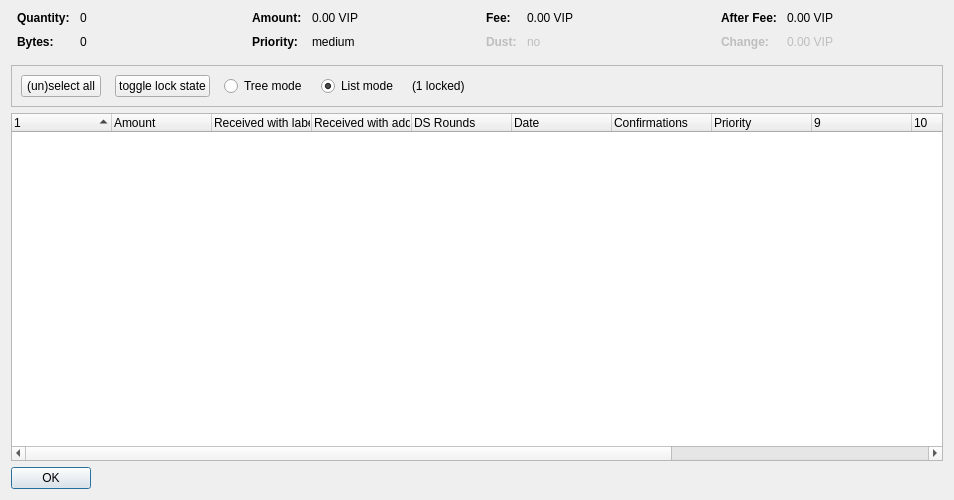
<?xml version="1.0" encoding="UTF-8"?>
<ui version="4.0">
 <class>CoinControlDialog</class>
 <widget class="QDialog" name="CoinControlDialog">
  <property name="geometry">
   <rect>
    <x>0</x>
    <y>0</y>
    <width>954</width>
    <height>500</height>
   </rect>
  </property>
  <property name="windowTitle">
   <string>Coin Selection</string>
  </property>
  <layout class="QVBoxLayout" name="verticalLayout">
   <item>
    <layout class="QHBoxLayout" name="horizontalLayoutTop" stretch="0,0,0,0">
     <property name="topMargin">
      <number>0</number>
     </property>
     <property name="bottomMargin">
      <number>10</number>
     </property>
     <item>
      <layout class="QFormLayout" name="formLayoutCoinControl1">
       <property name="horizontalSpacing">
        <number>10</number>
       </property>
       <property name="verticalSpacing">
        <number>10</number>
       </property>
       <property name="leftMargin">
        <number>6</number>
       </property>
       <property name="rightMargin">
        <number>6</number>
       </property>
       <item row="0" column="0">
        <widget class="QLabel" name="labelCoinControlQuantityText">
         <property name="font">
          <font>
           <weight>75</weight>
           <bold>true</bold>
          </font>
         </property>
         <property name="text">
          <string>Quantity:</string>
         </property>
        </widget>
       </item>
       <item row="0" column="1">
        <widget class="QLabel" name="labelCoinControlQuantity">
         <property name="cursor">
          <cursorShape>IBeamCursor</cursorShape>
         </property>
         <property name="contextMenuPolicy">
          <enum>Qt::ActionsContextMenu</enum>
         </property>
         <property name="text">
          <string notr="true">0</string>
         </property>
         <property name="textInteractionFlags">
          <set>Qt::LinksAccessibleByMouse|Qt::TextSelectableByKeyboard|Qt::TextSelectableByMouse</set>
         </property>
        </widget>
       </item>
       <item row="1" column="0">
        <widget class="QLabel" name="labelCoinControlBytesText">
         <property name="font">
          <font>
           <weight>75</weight>
           <bold>true</bold>
          </font>
         </property>
         <property name="text">
          <string>Bytes:</string>
         </property>
        </widget>
       </item>
       <item row="1" column="1">
        <widget class="QLabel" name="labelCoinControlBytes">
         <property name="cursor">
          <cursorShape>IBeamCursor</cursorShape>
         </property>
         <property name="contextMenuPolicy">
          <enum>Qt::ActionsContextMenu</enum>
         </property>
         <property name="text">
          <string notr="true">0</string>
         </property>
         <property name="textInteractionFlags">
          <set>Qt::LinksAccessibleByMouse|Qt::TextSelectableByKeyboard|Qt::TextSelectableByMouse</set>
         </property>
        </widget>
       </item>
      </layout>
     </item>
     <item>
      <layout class="QFormLayout" name="formLayoutCoinControl2">
       <property name="horizontalSpacing">
        <number>10</number>
       </property>
       <property name="verticalSpacing">
        <number>10</number>
       </property>
       <property name="leftMargin">
        <number>6</number>
       </property>
       <property name="rightMargin">
        <number>6</number>
       </property>
       <item row="0" column="0">
        <widget class="QLabel" name="labelCoinControlAmountText">
         <property name="font">
          <font>
           <weight>75</weight>
           <bold>true</bold>
          </font>
         </property>
         <property name="text">
          <string>Amount:</string>
         </property>
        </widget>
       </item>
       <item row="0" column="1">
        <widget class="QLabel" name="labelCoinControlAmount">
         <property name="cursor">
          <cursorShape>IBeamCursor</cursorShape>
         </property>
         <property name="contextMenuPolicy">
          <enum>Qt::ActionsContextMenu</enum>
         </property>
         <property name="text">
          <string notr="true">0.00 VIP</string>
         </property>
         <property name="textInteractionFlags">
          <set>Qt::LinksAccessibleByMouse|Qt::TextSelectableByKeyboard|Qt::TextSelectableByMouse</set>
         </property>
        </widget>
       </item>
       <item row="1" column="0">
        <widget class="QLabel" name="labelCoinControlPriorityText">
         <property name="font">
          <font>
           <weight>75</weight>
           <bold>true</bold>
          </font>
         </property>
         <property name="text">
          <string>Priority:</string>
         </property>
        </widget>
       </item>
       <item row="1" column="1">
        <widget class="QLabel" name="labelCoinControlPriority">
         <property name="cursor">
          <cursorShape>IBeamCursor</cursorShape>
         </property>
         <property name="contextMenuPolicy">
          <enum>Qt::ActionsContextMenu</enum>
         </property>
         <property name="text">
          <string>medium</string>
         </property>
         <property name="textInteractionFlags">
          <set>Qt::LinksAccessibleByMouse|Qt::TextSelectableByKeyboard|Qt::TextSelectableByMouse</set>
         </property>
        </widget>
       </item>
      </layout>
     </item>
     <item>
      <layout class="QFormLayout" name="formLayoutCoinControl3">
       <property name="horizontalSpacing">
        <number>10</number>
       </property>
       <property name="verticalSpacing">
        <number>10</number>
       </property>
       <property name="leftMargin">
        <number>6</number>
       </property>
       <property name="rightMargin">
        <number>6</number>
       </property>
       <item row="0" column="0">
        <widget class="QLabel" name="labelCoinControlFeeText">
         <property name="font">
          <font>
           <weight>75</weight>
           <bold>true</bold>
          </font>
         </property>
         <property name="text">
          <string>Fee:</string>
         </property>
        </widget>
       </item>
       <item row="0" column="1">
        <widget class="QLabel" name="labelCoinControlFee">
         <property name="cursor">
          <cursorShape>IBeamCursor</cursorShape>
         </property>
         <property name="contextMenuPolicy">
          <enum>Qt::ActionsContextMenu</enum>
         </property>
         <property name="text">
          <string notr="true">0.00 VIP</string>
         </property>
         <property name="textInteractionFlags">
          <set>Qt::LinksAccessibleByMouse|Qt::TextSelectableByKeyboard|Qt::TextSelectableByMouse</set>
         </property>
        </widget>
       </item>
       <item row="1" column="0">
        <widget class="QLabel" name="labelCoinControlLowOutputText">
         <property name="enabled">
          <bool>false</bool>
         </property>
         <property name="font">
          <font>
           <weight>75</weight>
           <bold>true</bold>
          </font>
         </property>
         <property name="text">
          <string>Dust:</string>
         </property>
        </widget>
       </item>
       <item row="1" column="1">
        <widget class="QLabel" name="labelCoinControlLowOutput">
         <property name="enabled">
          <bool>false</bool>
         </property>
         <property name="cursor">
          <cursorShape>IBeamCursor</cursorShape>
         </property>
         <property name="contextMenuPolicy">
          <enum>Qt::ActionsContextMenu</enum>
         </property>
         <property name="text">
          <string>no</string>
         </property>
         <property name="textInteractionFlags">
          <set>Qt::LinksAccessibleByMouse|Qt::TextSelectableByKeyboard|Qt::TextSelectableByMouse</set>
         </property>
        </widget>
       </item>
      </layout>
     </item>
     <item>
      <layout class="QFormLayout" name="formLayoutCoinControl4">
       <property name="horizontalSpacing">
        <number>10</number>
       </property>
       <property name="verticalSpacing">
        <number>10</number>
       </property>
       <property name="leftMargin">
        <number>6</number>
       </property>
       <property name="rightMargin">
        <number>6</number>
       </property>
       <item row="0" column="0">
        <widget class="QLabel" name="labelCoinControlAfterFeeText">
         <property name="font">
          <font>
           <weight>75</weight>
           <bold>true</bold>
          </font>
         </property>
         <property name="text">
          <string>After Fee:</string>
         </property>
        </widget>
       </item>
       <item row="0" column="1">
        <widget class="QLabel" name="labelCoinControlAfterFee">
         <property name="cursor">
          <cursorShape>IBeamCursor</cursorShape>
         </property>
         <property name="contextMenuPolicy">
          <enum>Qt::ActionsContextMenu</enum>
         </property>
         <property name="text">
          <string notr="true">0.00 VIP</string>
         </property>
         <property name="textInteractionFlags">
          <set>Qt::LinksAccessibleByMouse|Qt::TextSelectableByKeyboard|Qt::TextSelectableByMouse</set>
         </property>
        </widget>
       </item>
       <item row="1" column="0">
        <widget class="QLabel" name="labelCoinControlChangeText">
         <property name="enabled">
          <bool>false</bool>
         </property>
         <property name="font">
          <font>
           <weight>75</weight>
           <bold>true</bold>
          </font>
         </property>
         <property name="text">
          <string>Change:</string>
         </property>
        </widget>
       </item>
       <item row="1" column="1">
        <widget class="QLabel" name="labelCoinControlChange">
         <property name="enabled">
          <bool>false</bool>
         </property>
         <property name="cursor">
          <cursorShape>IBeamCursor</cursorShape>
         </property>
         <property name="contextMenuPolicy">
          <enum>Qt::ActionsContextMenu</enum>
         </property>
         <property name="text">
          <string notr="true">0.00 VIP</string>
         </property>
         <property name="textInteractionFlags">
          <set>Qt::LinksAccessibleByMouse|Qt::TextSelectableByKeyboard|Qt::TextSelectableByMouse</set>
         </property>
        </widget>
       </item>
      </layout>
     </item>
    </layout>
   </item>
   <item>
    <widget class="QFrame" name="frame">
     <property name="minimumSize">
      <size>
       <width>0</width>
       <height>40</height>
      </size>
     </property>
     <property name="frameShape">
      <enum>QFrame::StyledPanel</enum>
     </property>
     <property name="frameShadow">
      <enum>QFrame::Sunken</enum>
     </property>
     <layout class="QHBoxLayout" name="horizontalLayout">
      <item>
       <layout class="QHBoxLayout" name="horizontalLayoutPanel" stretch="0,0,0,0,0,0">
        <property name="spacing">
         <number>14</number>
        </property>
        <item>
         <widget class="QPushButton" name="pushButtonSelectAll">
          <property name="sizePolicy">
           <sizepolicy hsizetype="Maximum" vsizetype="Fixed">
            <horstretch>0</horstretch>
            <verstretch>0</verstretch>
           </sizepolicy>
          </property>
          <property name="text">
           <string>(un)select all</string>
          </property>
          <property name="autoDefault">
           <bool>false</bool>
          </property>
         </widget>
        </item>
        <item>
         <widget class="QPushButton" name="pushButtonToggleLock">
          <property name="sizePolicy">
           <sizepolicy hsizetype="Maximum" vsizetype="Fixed">
            <horstretch>0</horstretch>
            <verstretch>0</verstretch>
           </sizepolicy>
          </property>
          <property name="text">
           <string>toggle lock state</string>
          </property>
          <property name="autoDefault">
           <bool>false</bool>
          </property>
         </widget>
        </item>
        <item>
         <widget class="QRadioButton" name="radioTreeMode">
          <property name="sizePolicy">
           <sizepolicy hsizetype="Maximum" vsizetype="Fixed">
            <horstretch>0</horstretch>
            <verstretch>0</verstretch>
           </sizepolicy>
          </property>
          <property name="text">
           <string>Tree mode</string>
          </property>
         </widget>
        </item>
        <item>
         <widget class="QRadioButton" name="radioListMode">
          <property name="sizePolicy">
           <sizepolicy hsizetype="Maximum" vsizetype="Fixed">
            <horstretch>0</horstretch>
            <verstretch>0</verstretch>
           </sizepolicy>
          </property>
          <property name="text">
           <string>List mode</string>
          </property>
          <property name="checked">
           <bool>true</bool>
          </property>
         </widget>
        </item>
        <item>
         <widget class="QLabel" name="labelLocked">
          <property name="text">
           <string>(1 locked)</string>
          </property>
         </widget>
        </item>
        <item>
         <spacer name="horizontalSpacer">
          <property name="orientation">
           <enum>Qt::Horizontal</enum>
          </property>
          <property name="sizeHint" stdset="0">
           <size>
            <width>40</width>
            <height>20</height>
           </size>
          </property>
         </spacer>
        </item>
       </layout>
      </item>
     </layout>
    </widget>
   </item>
   <item>
    <widget class="CoinControlTreeWidget" name="treeWidget">
     <property name="contextMenuPolicy">
      <enum>Qt::CustomContextMenu</enum>
     </property>
     <property name="sortingEnabled">
      <bool>false</bool>
     </property>
     <property name="columnCount">
      <number>13</number>
     </property>
     <attribute name="headerShowSortIndicator" stdset="0">
      <bool>true</bool>
     </attribute>
     <attribute name="headerStretchLastSection">
      <bool>false</bool>
     </attribute>
     <column>
      <property name="text">
       <string/>
      </property>
     </column>
     <column>
      <property name="text">
       <string>Amount</string>
      </property>
     </column>
     <column>
      <property name="text">
       <string>Received with label</string>
      </property>
     </column>
     <column>
      <property name="text">
       <string>Received with address</string>
      </property>
     </column>
     <column>
      <property name="text">
       <string>DS Rounds</string>
      </property>
     </column>
     <column>
      <property name="text">
       <string>Date</string>
      </property>
     </column>
     <column>
      <property name="text">
       <string>Confirmations</string>
      </property>
      <property name="toolTip">
       <string>Confirmed</string>
      </property>
     </column>
     <column>
      <property name="text">
       <string>Priority</string>
      </property>
     </column>
     <column>
      <property name="text">
       <string/>
      </property>
     </column>
     <column>
      <property name="text">
       <string/>
      </property>
     </column>
     <column>
      <property name="text">
       <string/>
      </property>
     </column>
     <column>
      <property name="text">
       <string/>
      </property>
     </column>
     <column>
      <property name="text">
       <string/>
      </property>
     </column>
    </widget>
   </item>
   <item>
    <widget class="QDialogButtonBox" name="buttonBox">
     <property name="sizePolicy">
      <sizepolicy hsizetype="Maximum" vsizetype="Fixed">
       <horstretch>0</horstretch>
       <verstretch>0</verstretch>
      </sizepolicy>
     </property>
     <property name="orientation">
      <enum>Qt::Horizontal</enum>
     </property>
     <property name="standardButtons">
      <set>QDialogButtonBox::Ok</set>
     </property>
    </widget>
   </item>
  </layout>
 </widget>
 <customwidgets>
  <customwidget>
   <class>CoinControlTreeWidget</class>
   <extends>QTreeWidget</extends>
   <header>coincontroltreewidget.h</header>
  </customwidget>
 </customwidgets>
 <resources/>
 <connections/>
</ui>
